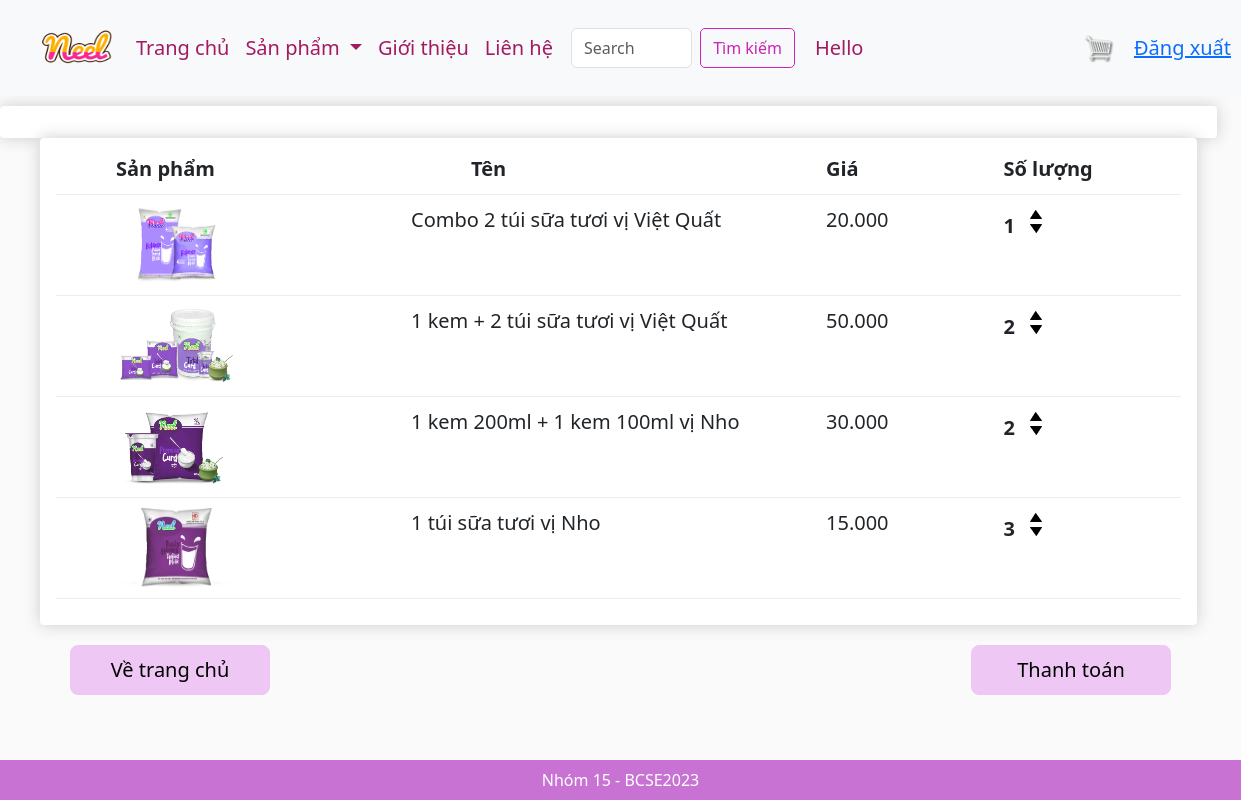
The app's page /cart/ (signed in) with its own data.
### app/models.py (models this page shows, shortened)
class OrderItem(models.Model):
    product = models.ForeignKey(Product,on_delete=models.SET_NULL,blank=True,null=True)
    order = models.ForeignKey(Order,on_delete=models.SET_NULL,blank=True,null=True)
    quantity = models.IntegerField(default=0,null=True,blank=True,db_column='quality')
    date_added = models.DateTimeField(auto_now_add=True)

class Product(models.Model):
    name = models.CharField(max_length=200,null=True)
    price = models.FloatField()
    digital = models.BooleanField(default=False,null=True,blank=False)
    image  = models.ImageField(null=True,blank=True)
    @property
    def ImageURL(self):
        try:
            url = self.image.url
        except:
            url = ''
        return url

### app/views.py (the view)
# urls.py: path('cart/', views.cart, name="cart"),
def cart(request):
    if request.user.is_authenticated:
        customer = request.user
        order, created = Order.objects.get_or_create(customer=customer, complete = False)
        items = order.orderitem_set.all()
        cartItems = order.get_cart_items
        user_not_login = "hidden"
        user_login = "show"
    else:
        items = []
        order={'get_cart_items':0, 'get_cart_total':0}
        cartItems = order['get_cart_items']
        user_not_login = "show"
        user_login = "hidden"
    context={'items':items,'order':order,'cartItems':cartItems,'user_not_login':user_not_login,'user_login':user_login}
    return render(request,'app/cart.html',context)

### app/models.py (called while the page is built)
    @property
    def get_cart_items(self):
        orderitems = self.orderitem_set.all()
        total = sum([item.quantity for item in orderitems ])
        return total

### app/templates/app/cart.html (shortened to what this page needs)
{% extends 'app/base.html' %}
{% load static %}
{% block cart_content %}
<div class="row" style='width:100%'>
	<div class="col-lg-12">
		<div class="box-element">
		</div>
		<div>
			<div class="box-element" style="margin-left:40px; margin-right:20px">
				<div class="cart-row">
					<div style="flex:2; font-size: 20px; margin-left: 60px"><strong>Sản phẩm</strong></div>
					<div style="flex:2; font-size: 20px"><strong>Tên </strong></div>
					<div style="flex:1; font-size: 20px"><strong>Giá</strong></div>
					<div style="flex:1; font-size: 20px"><strong>Số lượng</strong></div>
				</div>
				{% for item in items%}
				<div class="cart-row">
					<div style="flex:2">
						<img class="row-image" src="{{ item.product.ImageURL }}" style="width: 120px; height: 80px;margin-left: 60px">
				</div>
					<div style="flex:2; font-size: 20px; margin-right:60px" ><p>{{item.product.name}}</p></div>
					<div style="flex:1; font-size: 20px"><p>{{item.product.price| floatformat:3}}</p></div>
					<div style="flex:1; font-size: 20px">
						<p class="quantity">{{item.quantity}}</p>
						<div class="quantity">
							<img data-product={{item.product.id}} data-action ='add' class="chg-quantity update-cart" src="{% static  'app/images/arrow-up.png' %}">
							<img data-product={{item.product.id}} data-action ='remove' class="chg-quantity update-cart" src="{% static  'app/images/arrow-down.png' %}">
						</div>
					</div>
				</div>
				{%endfor%}
</div>
		</div>
	</div>
</div>
<a  style="float:right; margin-top:20px;margin-right:70px; width:200px; height: 50px; font-size: 20px; border-radius:8px; background-color:#EFC7F5; border-color:#EFC7F5; color: #000000; text-decoration: none; display: flex; justify-content: center; align-items: center;" class="btn btn-success" href="{% url 'checkout' %}">Thanh toán</a>
<a  style="float:left; margin-top:20px;margin-left:70px; width:200px; height: 50px; font-size: 20px;border-radius:8px; background-color:#EFC7F5; border-color:#EFC7F5; color: #000000; text-decoration: none; display: flex; justify-content: center; align-items: center;" class="btn btn-success" href="{% url 'home' %}">Về trang chủ</a>
{% endblock cart_content %}

### app/static/app/css/main.css (style rules this page uses)
body { background-color: hsl(0, 0%, 98%); }
.box-element { box-shadow:hsl(0, 0%, 80%) 0 0 16px; background-color: #fff; border-radius: 4px; padding: 16px; }
.col-lg-3, .col-lg-4, .col-lg-6, .col-lg-8, .col-lg-12 { margin-top: 10px; }
.btn { border-radius: 0; }
.row-image { width: 100px; }
.cart-row { display: flex; align-items: flex-stretch; padding-bottom: 10px; margin-bottom: 10px; border-bottom: 1px solid #ececec; }
.quantity { display: inline-block; font-weight: 700; padding-right:10px; }
.chg-quantity { width: 12px; cursor: pointer; display: block; margin-top: 5px; transition:.1s; }

### records on screen
OrderItem: product.ImageURL (picture), product.name "Combo 2 túi sữa tươi vị Việt Quất", product.price "20.000", quantity "1"
OrderItem: product.ImageURL (picture), product.name "1 kem + 2 túi sữa tươi vị Việt Quất", product.price "50.000", quantity "2"
OrderItem: product.ImageURL (picture), product.name "1 kem 200ml + 1 kem 100ml vị Nho", product.price "30.000", quantity "2"
OrderItem: product.ImageURL (picture), product.name "1 túi sữa tươi vị Nho", product.price "15.000", quantity "3"
